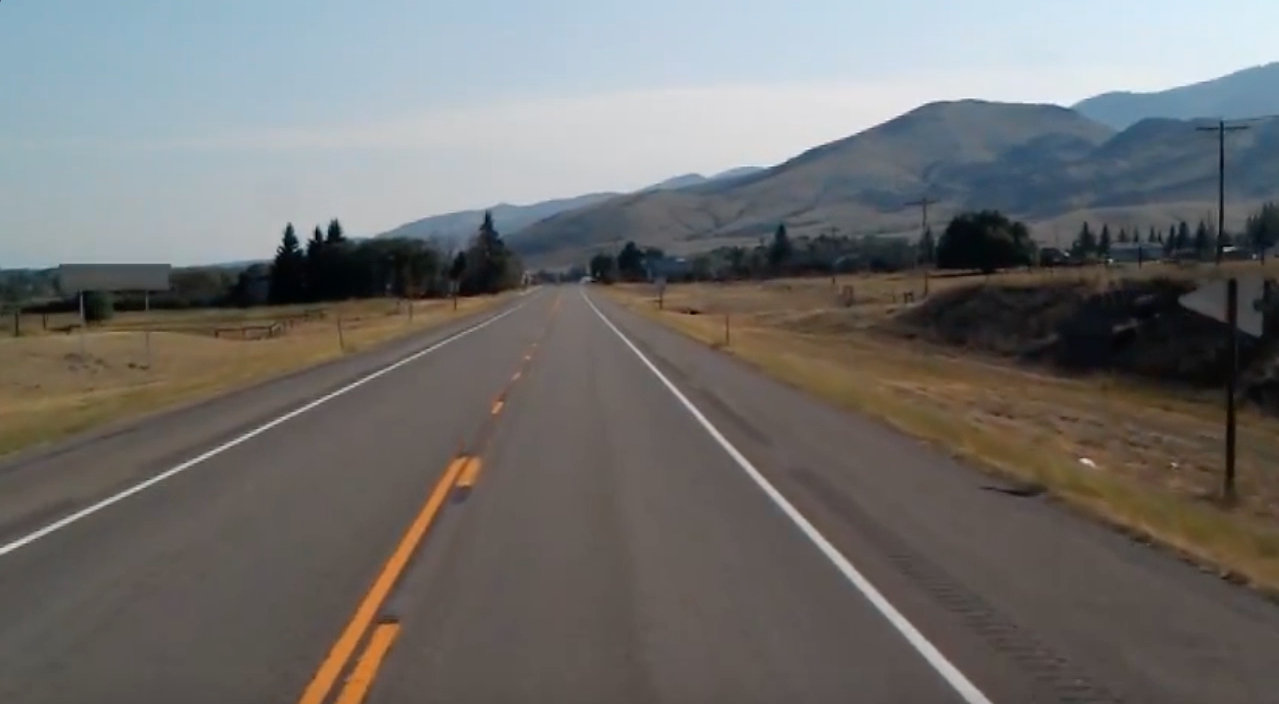
#> input picture Self Driving/finding-lanes/test_image.jpg, 1279 x 704 px, given in place of the camera
$ python traffic.py
#> lines starting #> are read from the running program, lines starting #| are printed output that depends on the picture; after the words box and inside, x2 and y2 are one past the last pixel; in counts of white or black regions, pixels touching at a corner belong together
import cv2
import numpy as np

import warnings

warnings.filterwarnings("ignore")

cap = cv2.VideoCapture(0)

while True:
    ret, frame = cap.read()
#> frame is the input picture: shape (704, 1279, 3); mean B, G, R 109.7, 111.3, 112.3

    if ret == True:
        hsv = cv2.cvtColor(frame, cv2.COLOR_BGR2HSV)
#> hsv: shape (704, 1279, 3); mean H, S, V 51.3, 49.6, 121.7

        lower_yellow = np.array([20, 0, 0])
        upper_yellow = np.array([40, 255, 255])

        mask = cv2.inRange(hsv, lower_yellow, upper_yellow)
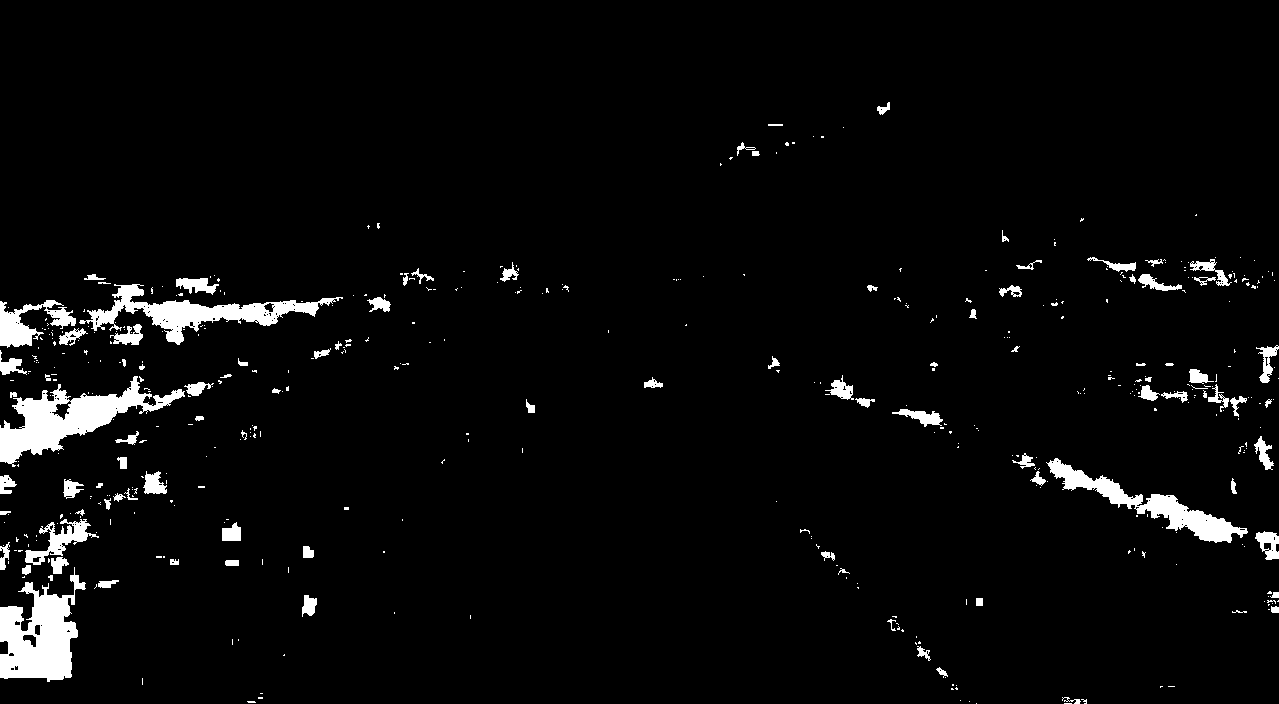
#> mask: shape (704, 1279); 3.8% white; 468 white regions (370 under 20 px), largest, box (x1, y1, x2, y2) and area: (0, 376, 185, 467) 5667, (0, 567, 86, 682) 5437, (79, 284, 343, 345) 4370
        res = cv2.bitwise_and(frame, frame, mask=mask)
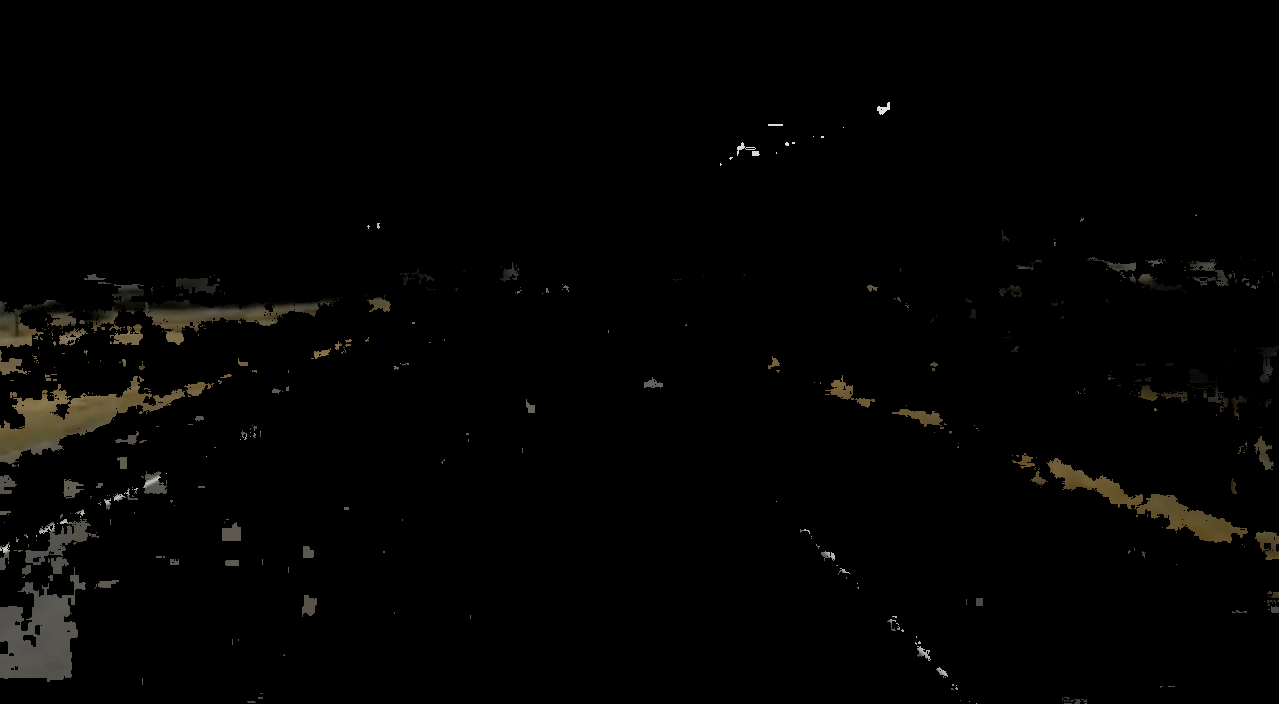
#> res: shape (704, 1279, 3); mean B, G, R 2.3, 3, 3.3

        img = cv2.medianBlur(res, 5)
        ccimg = cv2.cvtColor(img, cv2.COLOR_HSV2BGR)
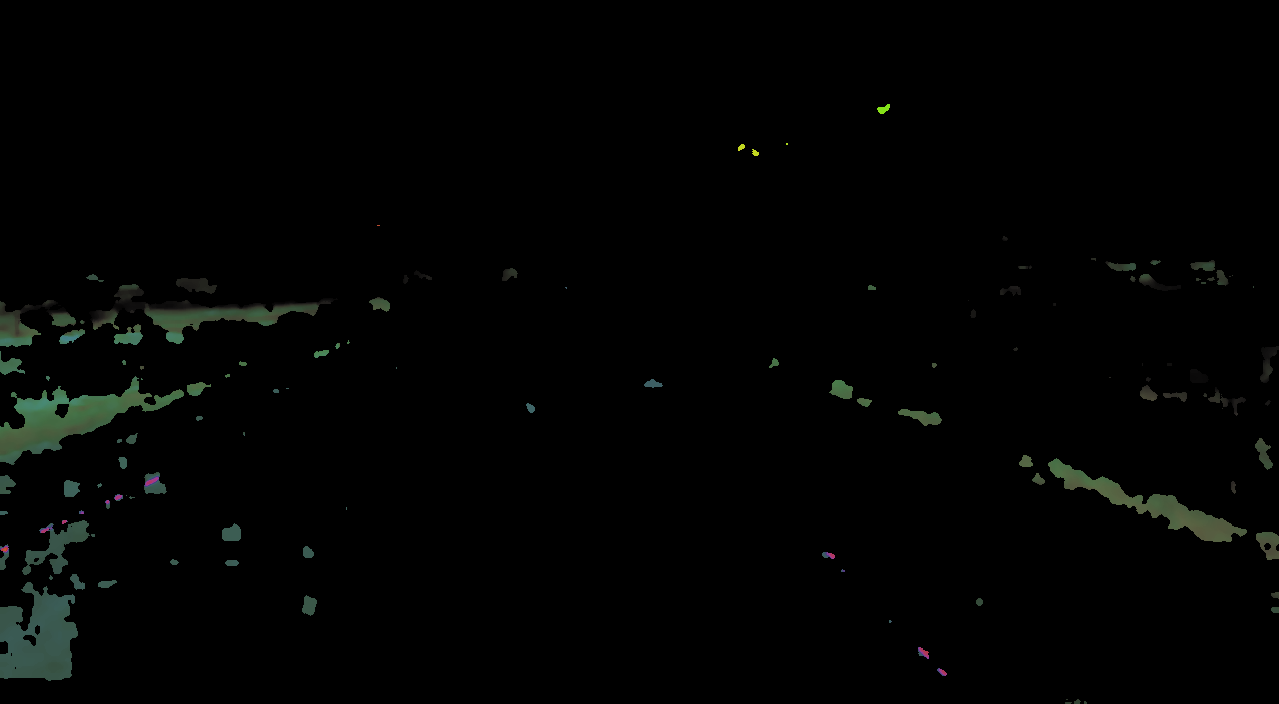
#> ccimg: shape (704, 1279, 3); mean B, G, R 2.3, 2.9, 2.2
        cimg = cv2.cvtColor(ccimg, cv2.COLOR_BGR2GRAY)
        circles = cv2.HoughCircles(cimg, cv2.HOUGH_GRADIENT, 1, 20, param1=50, param2=30, minRadius=20, maxRadius=30)
#> circles = None
        if circles is not None:
            print("circle is found")
            circles = np.uint16(np.around(circles))
            for i in circles[0, :]:
                cv2.circle(cimg, (i[0], i[1]), i[2], (0, 255, 0), 2)
                cv2.circle(cimg, (i[0], i[1]), 2, (0, 0, 255), 3)
        cv2.imshow('detected circles', cimg)
        cv2.imshow('res', res)
    else:
        print("Read Failed")

    if cv2.waitKey(1) & 0xFF == ord("q"):
#> (key q is pressed here)
        break

cv2.destroyAllWindows()
